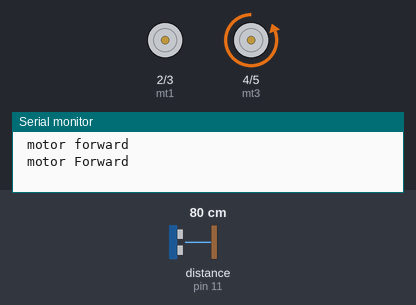
Recording of a sketch running on a simulated Arduino Uno, built with avr-gcc and run on an emulated ATmega328P. On the bench: motor-driver pin pairs drawn as motors (green arrow = first pin HIGH = forward, orange = second pin HIGH = backward, longer = more drive), the last lines printed to the serial monitor. Wiring (inferred from the names in the program): ultrasonic range finder: trigger pin 12; echo pin 11. Inputs (shaded band) come from the test bench; at power-on: distance to the obstacle (sensor on pin 11) 80 cm. The echo pulse lasts 58.3 µs per cm.

Above: at 1.2 s.
1.3 s: distance to the obstacle (sensor on pin 11) set to 250 cm
At 2.8 s:
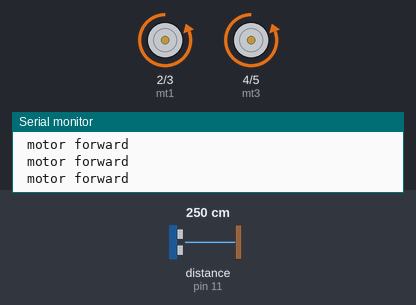
3.8 s: distance to the obstacle (sensor on pin 11) set to 128 cm
5.3 s: distance to the obstacle (sensor on pin 11) set to 120 cm
At 6.5 s:
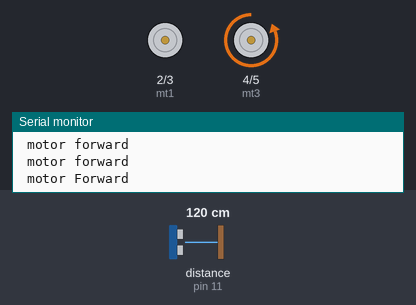
6.8 s: distance to the obstacle (sensor on pin 11) set to 299 cm
At 8.3 s:
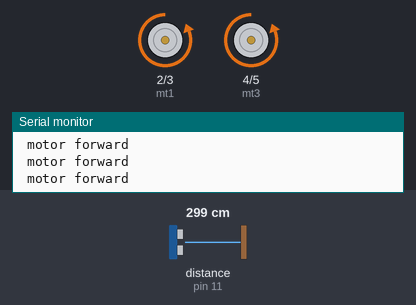
Timing chart, 0 to 9.8 s (numbered marks = the images above; inputs shaded):
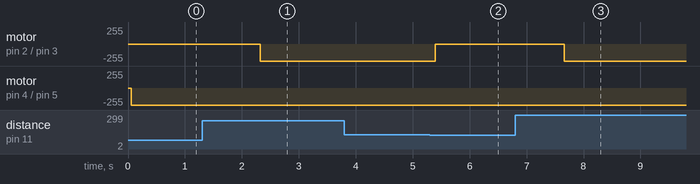

Measured:
- the behaviour switches between 123 and 122 cm on distance to the obstacle (sensor on pin 11) (found by bisection; images 1 and 2)
- after the input at 1.3 s, motor on pin 2 (mt1) / pin 3 (mt2): stopped → backward 255/255 after 1.0 s
- after the input at 5.3 s, motor on pin 2 (mt1) / pin 3 (mt2): backward 255/255 → stopped after 0.09 s
- after the input at 6.8 s, motor on pin 2 (mt1) / pin 3 (mt2): stopped → backward 255/255 after 0.86 s

The sketch:

modify_floor_cleaner.ino
```cpp
    const int mt1 =  2;
    const int mt2 =  3;
    const int mt3 =  4;
    const int mt4 =  5;
    const int relay= 8;
    const int trigPin = 12;
    const int echoPin = 11;
    long duration;
    int distanceCm, distanceInch;
    float vout;
    void setup()
    {
    pinMode(trigPin, OUTPUT);
    pinMode(echoPin, INPUT);
    pinMode(mt1,OUTPUT);
    pinMode(mt2,OUTPUT);
    pinMode(mt3,OUTPUT);
    pinMode(mt4,OUTPUT);
    pinMode(relay,OUTPUT);
    digitalWrite(mt1,HIGH);
    digitalWrite(mt2,HIGH);
    digitalWrite(mt3,HIGH);
    digitalWrite(mt4,HIGH);

     Serial.begin(9600);
    }
    void loop() {
    digitalWrite(trigPin, LOW);
    delayMicroseconds(2);
    digitalWrite(trigPin, HIGH);
    delayMicroseconds(10);
    digitalWrite(trigPin, LOW);
    duration = pulseIn(echoPin, HIGH);
    distanceCm= duration*0.034/2;
    distanceInch = duration*0.0133/2;
    vout=distanceCm;
   Serial.println(" motor forward ");
   delay(50);

       digitalWrite(mt1,LOW);
       digitalWrite(mt2,HIGH);
       digitalWrite(mt3,LOW);
       digitalWrite(mt4,HIGH);
       digitalWrite(relay,HIGH);
    if((vout<=120)&&(vout>=1))
    {
        Serial.println(" motor Forward");
    digitalWrite(trigPin, LOW);
    delayMicroseconds(2);
    digitalWrite(trigPin, HIGH);
    delayMicroseconds(10);
    digitalWrite(trigPin, LOW);

     digitalWrite(mt1,LOW);
    digitalWrite(mt2,LOW);
    digitalWrite(mt3,LOW);
    digitalWrite(mt4,HIGH);
     digitalWrite(relay,LOW);
    delay(2200);
       }

    }
```
